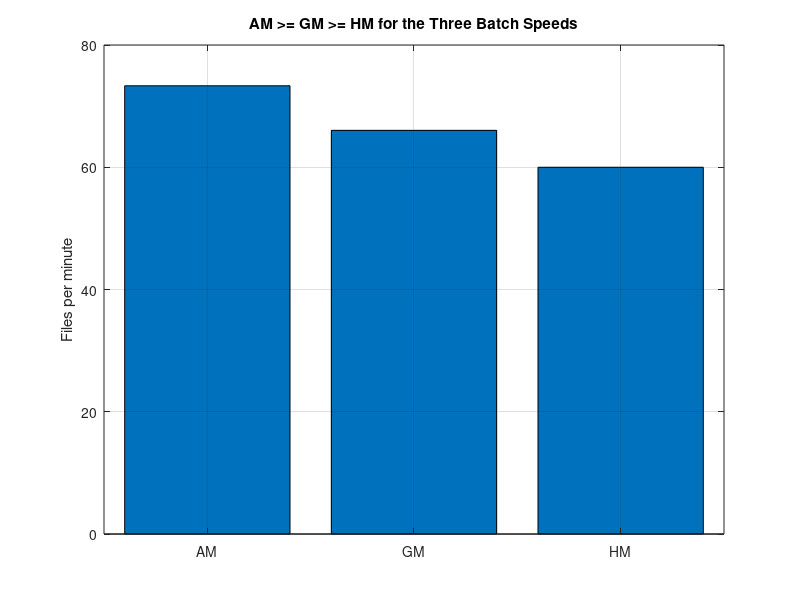

MATLAB code for this plot:
% Question 9 (Lecture 9): Geometric mean, harmonic mean and their relation to the AM
clc; clear; close all;

% ---- (a) Average monthly growth of active users (GM) ----
users  = [10000 12000 15000 13500 14850];       % Jan ... May
factor = users(2:end) ./ users(1:end-1);        % month-to-month growth factors
gm_g   = prod(factor)^(1/numel(factor));        % geometric mean
gm_log = exp(mean(log(factor)));                % same result through logarithms
fprintf('Growth factors      = %s\n', sprintf('%.2f ', factor));
fprintf('Geometric mean      = %.4f  (average growth = %.2f%% per month)\n', ...
    gm_g, (gm_g-1)*100);
fprintf('GM via logarithms   = %.4f\n', gm_log);
fprintf('Check: 10000*GM^4   = %.0f\n\n', 10000*gm_g^4);

% ---- (b) Average processing speed over equal batches (HM) ----
speed = [40 60 120];                            % files per minute
am = mean(speed);
gm = prod(speed)^(1/numel(speed));
hm = numel(speed) / sum(1 ./ speed);
fprintf('AM = %.4f,  GM = %.4f,  HM = %.4f\n', am, gm, hm);
fprintf('AM >= GM >= HM ? %d\n', am >= gm && gm >= hm);

bar([am gm hm]);
set(gca, 'XTickLabel', {'AM', 'GM', 'HM'});
ylabel('Files per minute'); title('AM >= GM >= HM for the Three Batch Speeds'); grid on;
